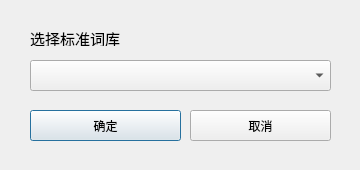
<?xml version="1.0" encoding="UTF-8"?>
<ui version="4.0">
 <class>change_standard_lexicon</class>
 <widget class="QDialog" name="change_standard_lexicon">
  <property name="geometry">
   <rect>
    <x>0</x>
    <y>0</y>
    <width>360</width>
    <height>170</height>
   </rect>
  </property>
  <property name="minimumSize">
   <size>
    <width>360</width>
    <height>170</height>
   </size>
  </property>
  <property name="maximumSize">
   <size>
    <width>360</width>
    <height>170</height>
   </size>
  </property>
  <property name="font">
   <font>
    <family>Microsoft YaHei</family>
   </font>
  </property>
  <property name="windowTitle">
   <string>更改标准词库</string>
  </property>
  <widget class="QComboBox" name="choose_lexicon">
   <property name="geometry">
    <rect>
     <x>30</x>
     <y>60</y>
     <width>301</width>
     <height>31</height>
    </rect>
   </property>
  </widget>
  <widget class="QPushButton" name="ok_btn">
   <property name="geometry">
    <rect>
     <x>30</x>
     <y>110</y>
     <width>151</width>
     <height>31</height>
    </rect>
   </property>
   <property name="text">
    <string>确定</string>
   </property>
  </widget>
  <widget class="QPushButton" name="cancel_btn">
   <property name="geometry">
    <rect>
     <x>190</x>
     <y>110</y>
     <width>141</width>
     <height>31</height>
    </rect>
   </property>
   <property name="text">
    <string>取消</string>
   </property>
  </widget>
  <widget class="QLabel" name="label">
   <property name="geometry">
    <rect>
     <x>30</x>
     <y>30</y>
     <width>101</width>
     <height>16</height>
    </rect>
   </property>
   <property name="font">
    <font>
     <family>Microsoft YaHei</family>
     <pointsize>11</pointsize>
    </font>
   </property>
   <property name="text">
    <string>选择标准词库</string>
   </property>
  </widget>
 </widget>
 <resources/>
 <connections/>
</ui>
